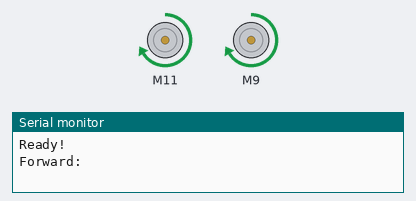
A sketch run on a simulated Arduino Uno, built with avr-gcc and run on an emulated ATmega328P. On the bench: 2 × DC motor (green arrow = forward, orange = backward, longer = faster), the last lines printed to the serial monitor.

Above: at 1.0 s.
At 3.1 s:
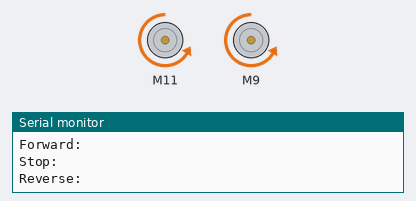
At 5.2 s:
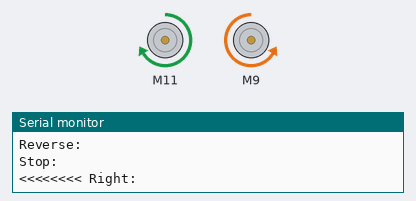
At 7.2 s:
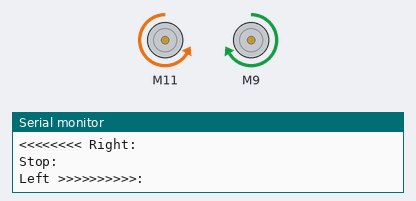
Timing chart, 0 to 10.9 s (numbered marks = the images above):
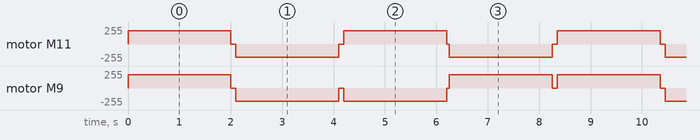

The sketch:

DRV8833_motor_test_library.ino
```cpp
/*
   DRV8833_Test RedRobor DRAKO
   Byala Robots Club
   Author eng.Anton Anchev
   Byala, february 2019
*/

#include <DRV8833.h>
// ------ Create an instance of the DRV8833:
DRV8833 driver = DRV8833();

const int inputA1 = 11, inputA2 = 5;
const int inputB1 = 9, inputB2 = 10;
int speed = 200;                         // from 140 to 255
//===================== SETUP ================
void setup() {
  Serial.begin(9600);
  while (!Serial);
  driver.attachMotorA(inputA1, inputA2);
  driver.attachMotorB(inputB1, inputB2);
  Serial.println("Ready!");
}

// =================== LOOP ==================
void loop() {

  // ------------- FORWARD -------------
  Serial.println("Forward:");
  driver.motorAForward(speed);
  driver.motorBForward(speed);
  delay(2000);

  // ------------ STOP ----------------
  Serial.println("Stop:");
  driver.motorAStop();
  driver.motorBStop();
  delay(100);

  // ------------ BACKWARD --------------
  Serial.println("Reverse:");
  driver.motorAReverse(speed);
  driver.motorBReverse(speed);
  delay(2000);
  // ------------ STOP ----------------
  Serial.println("Stop:");
  driver.motorAStop();
  driver.motorBStop();
  delay(100);

  // ------------ TURN RIGHT ------------
  Serial.println("<<<<<<<< Right:");
  driver.motorAForward(speed);                 // speed 140-255
  driver.motorBReverse(speed);

  delay(2000);
  // ------------ STOP ----------------
  Serial.println("Stop:");
  driver.motorAStop();
  driver.motorBStop();
  delay(50);
  // ----------- TURN LEFT ----------
  Serial.println("Left >>>>>>>>>>:");
  driver.motorAReverse(speed);
  driver.motorBForward(speed);
  delay(2000);
  Serial.println("Stop:");
  // ----------- Stop the motor:
  driver.motorAStop();
  driver.motorBStop();
  delay(100);

}
```

Measured:
- by itself, motor M9: repeats every 8.4 s: 2 × (stopped 0.10 s, backward 200/255 2.0 s), stopped 0.05 s, forward 200/255 2.0 s, stopped 0.10 s, forward 200/255 2.0 s
- by itself, motor M11: repeats every 8.4 s: stopped 0.10 s, backward 200/255 2.0 s, stopped 0.10 s, forward 200/255 2.0 s, stopped 0.05 s, backward 200/255 2.0 s, stopped 0.10 s, forward 200/255 2.0 s
